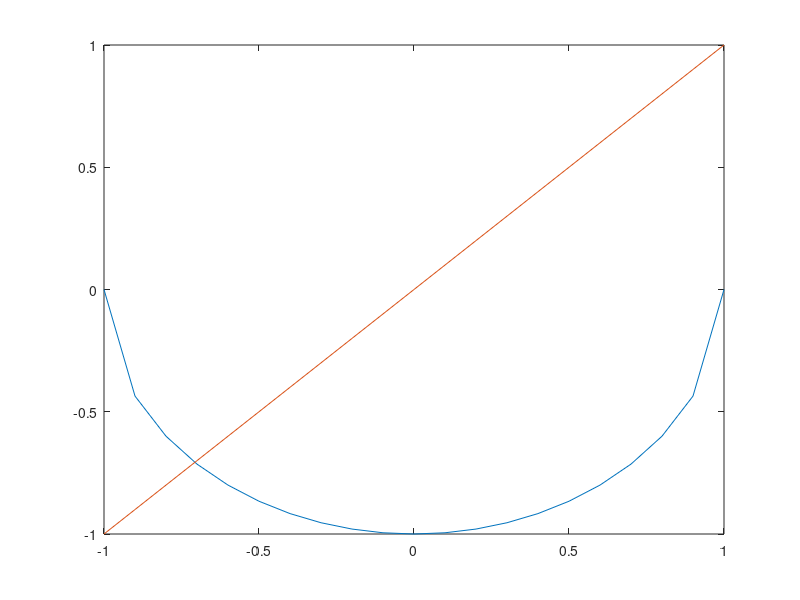

The MATLAB source for this figure:
% Definindo o intervalo de x
x = -1:0.1:1;
y = -1:0.1:1;

% Calculando as funções
y1 = - sqrt((-x.^2)+1);
y2 = x;


% Plotando os gráficos
plot(x, y1, x, y2);

% Adicionando a legenda
%%legend('y1 = atan(x)', 'y2 = -x-1','y2 = funcao' );
